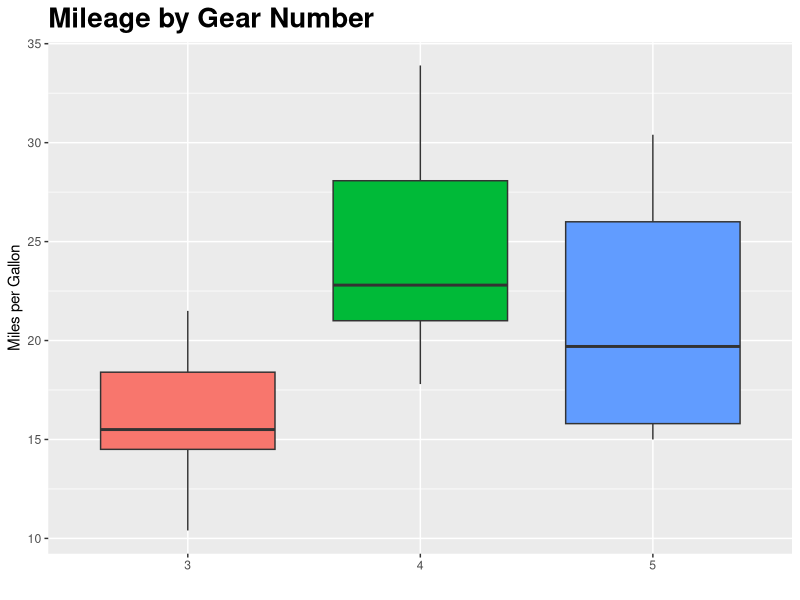
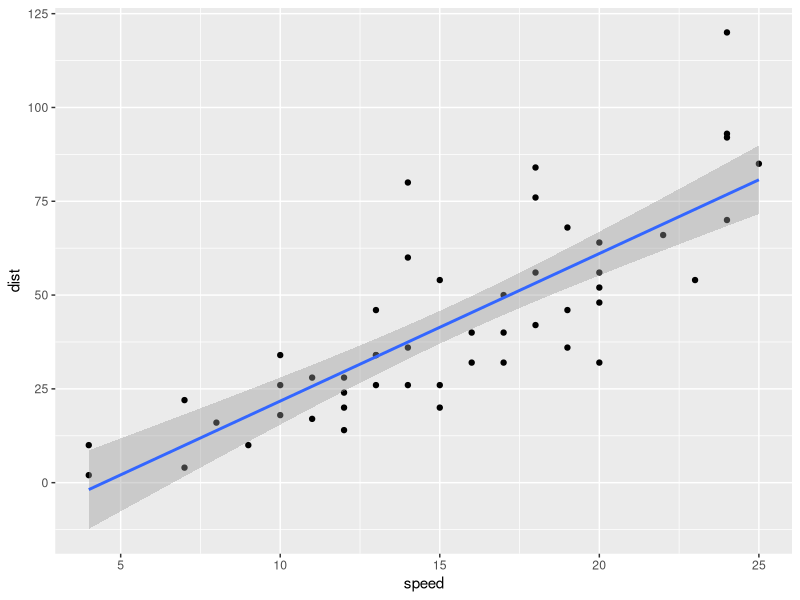
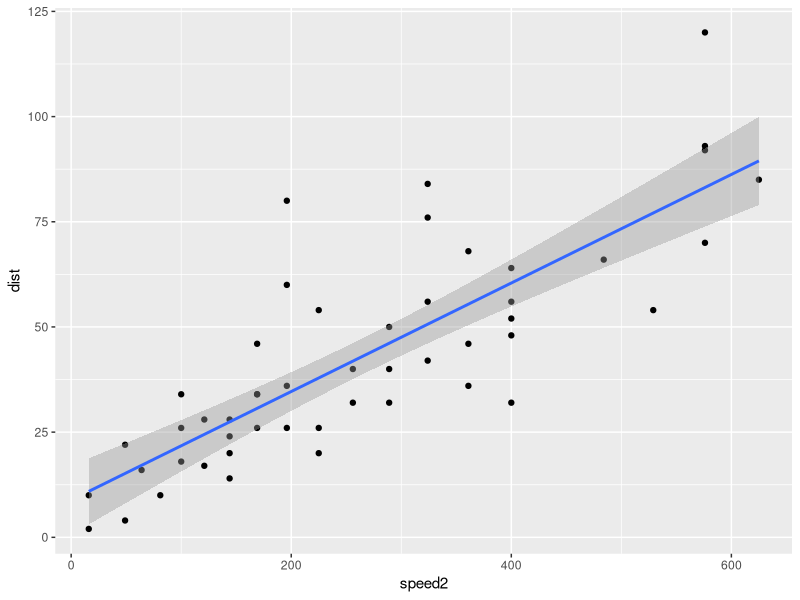

Recreate these plots in R, in order.
## ---- chunk 1
knitr::opts_chunk$set(echo = TRUE)
## ---- chunk 2
sum(5:55)
## ---- chunk 3
sumfun <- function(x){sum(5:x)}
sumfun(10)
sumfun(20)
sumfun(100)
## ---- chunk 4
Fibonacci <- numeric(12)
Fibonacci[1] <- Fibonacci[2] <- 1
for (i in 3:12) Fibonacci[i] <- Fibonacci[i - 2] + Fibonacci[i - 1]
print("First 12 Fibonacci numbers:")
print(Fibonacci)
## ---- chunk 5
library(ggplot2)
data(mtcars)

BoxplotCars<-ggplot()
BoxplotCars<-BoxplotCars+geom_boxplot(data=mtcars, aes(x=factor(gear), y=mpg, fill=factor(gear))) + 
geom_boxplot()+ ggtitle("Mileage by Gear Number") +
             theme(plot.title = element_text(size=20, face="bold"))+     
             labs(x = "", y="Miles per Gallon")+ scale_fill_discrete(name="Gear",
                         breaks=c("3gears", "4gears", "5gears"),    
                         labels=c("3 Gear", "4 Gear", "5 Gear"))

BoxplotCars




## ---- chunk 6
data(cars)
cars.lm <- lm(dist~speed, data=cars)
cars.lm
summary(cars.lm)
## ---- chunk 7
ggplot(cars, aes(speed, dist)) +
  geom_point() +
  geom_smooth(method = "lm")

## ---- chunk 8
cars2 <- transform(cars, speed2=speed^2)
cars2.lm <- lm(dist~speed2, data=cars2)
cars2.lm

#intercept is 8.86, which is average reaction time as when speed squared = 0

ggplot(cars2, aes(speed2, dist)) +
  geom_point() +
  geom_smooth(method = "lm")

